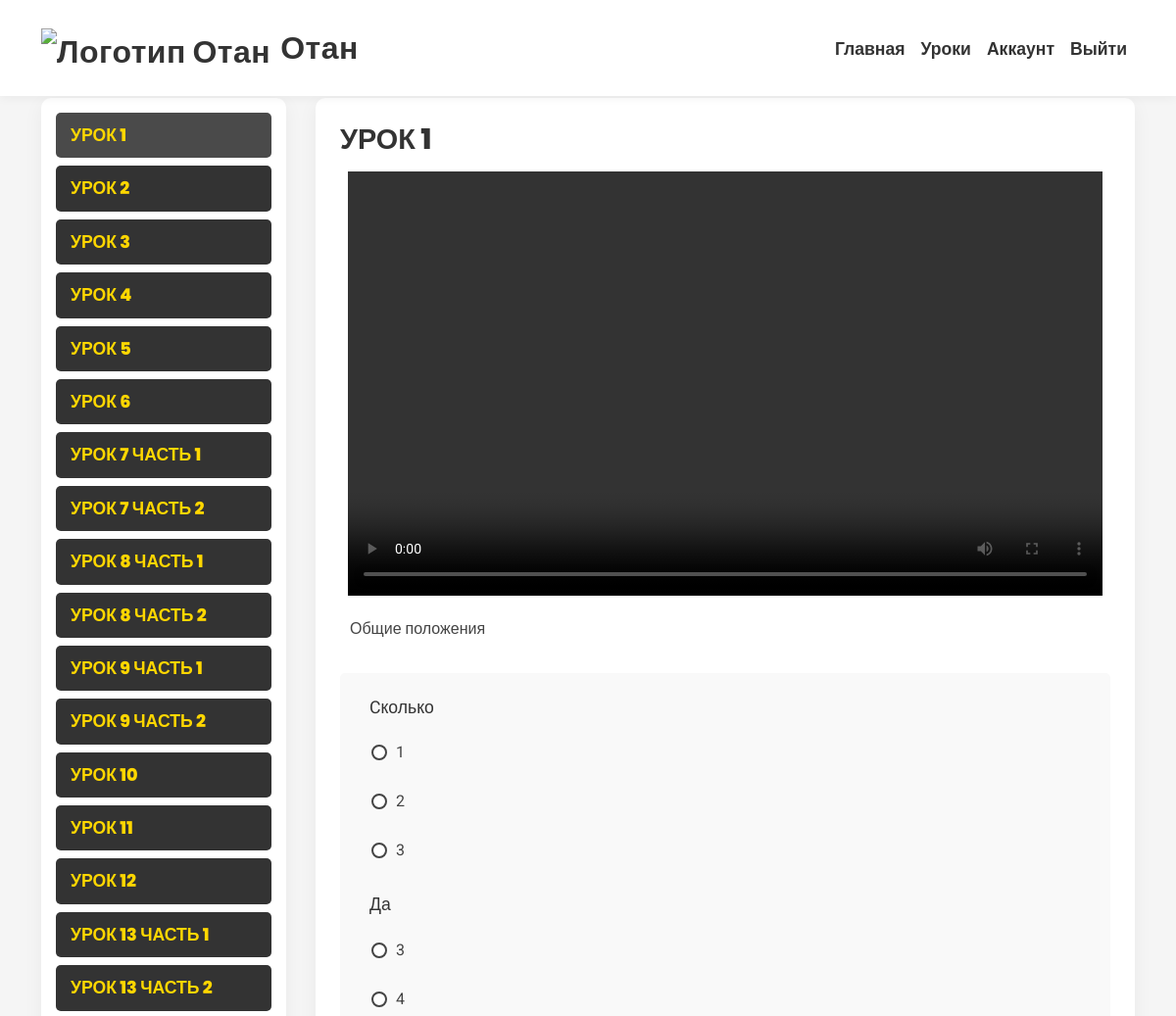
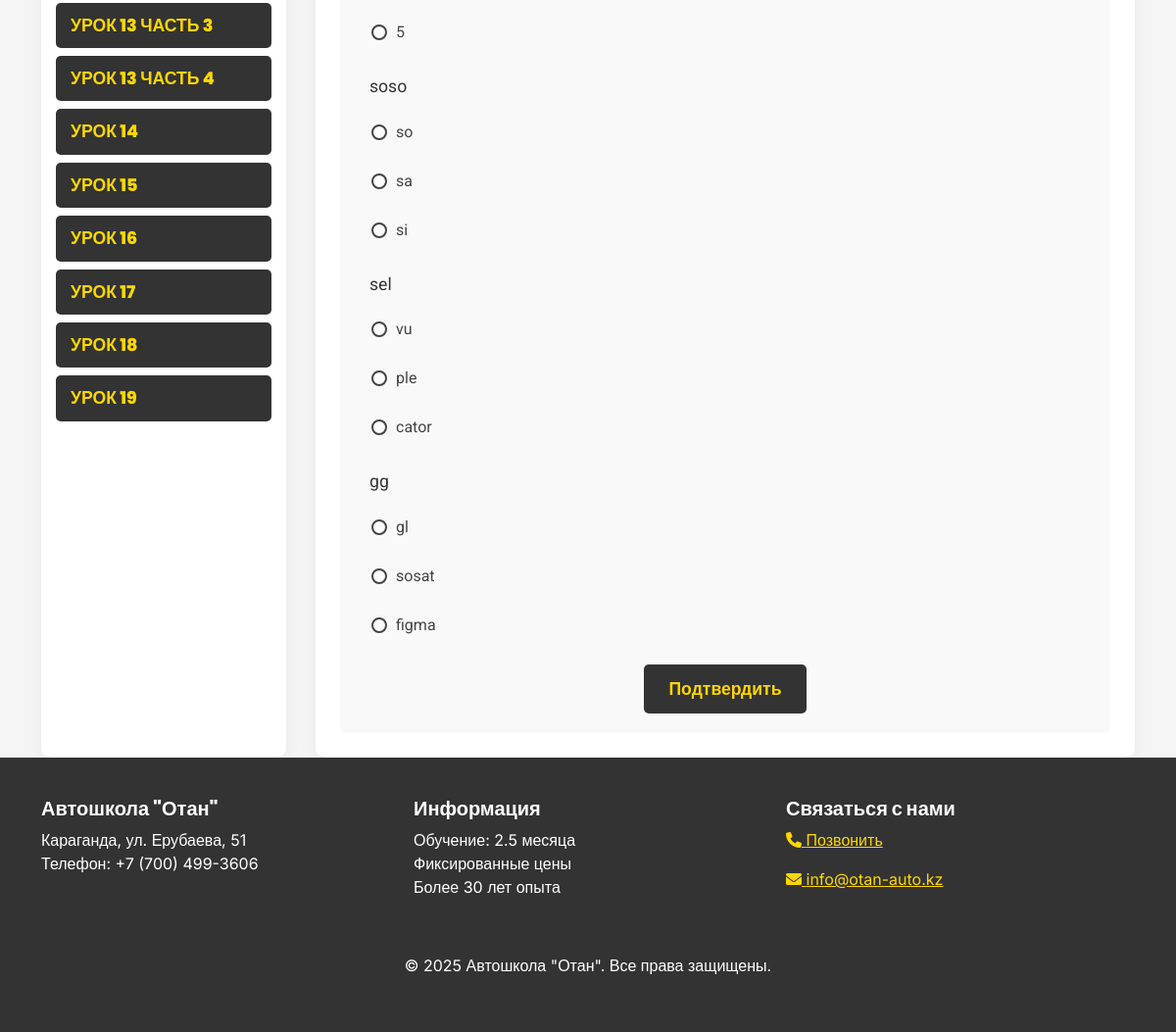
The app's page /lessons/ (signed in) with its own data (2 pictures, top to bottom).
### lessons/models.py (models this page shows, shortened)
class Lesson(models.Model):
    title = models.CharField(max_length=200)
    description = models.TextField()
    video_file = models.FileField(upload_to='videos/', null=True, blank=True)

### accounts/decorators.py (the view)
    def wrapper(request, *args, **kwargs):
        if request.user.is_authenticated and request.user.profile.days_since_registration >= 76:
            return redirect(reverse('account'))
        return view_func(request, *args, **kwargs)

### accounts/models.py (called while the page is built)
    @classmethod
    def get_last_update(cls):
        obj, created = cls.objects.get_or_create(id=1, defaults={'last_update_date': timezone.now()})
        return obj

### lessons/views.py (called while the page is built)
@login_required
@not_blocked
def lesson_list(request):
    lessons = Lesson.objects.all()
    return render(request, 'lessons/lesson_list.html', {'lessons': lessons})

### templates/lessons/lesson_list.html (shortened to what this page needs)
{% extends 'base.html' %}
{% load static %}
{% block content %}
<head>
</head>
<div class="lessons-wrapper">
    <div class="container">
        <div class="lessons-container">
            <div class="lessons-sidebar">
                <ul class="lesson-list">
                    {% for lesson in lessons %}
                    <li class="lesson-item">
                        <a class="lesson-link" data-lesson-id="{{ forloop.counter }}">{{ lesson.title }}</a>
                    </li>
                    {% empty %}
                    <li class="lesson-item">Уроки пока недоступны.</li>
                    {% endfor %}
                </ul>
            </div>
            <div class="lesson-content" id="lesson-content">
            </div>
        </div>
    </div>
</div>
{% endblock %}

### templates/base.html (shortened to what this page needs)
{% load static %}
<!DOCTYPE html>
<html lang="ru">
    <head>
        <link href="https://cdn.jsdelivr.net/npm/bootstrap@5.3.0/dist/css/bootstrap.min.css" rel="stylesheet">
        <link rel="stylesheet" href="https://cdnjs.cloudflare.com/ajax/libs/font-awesome/6.0.0/css/all.min.css">
</head>
<body>
    <nav class="navbar navbar-expand-lg navbar-light fixed-top">
        <div class="container">
            <a class="navbar-brand" href="{% url 'home' %}">
                <img src="{% static 'images/logo.png' %}" alt="Логотип Отан">
                Отан
            </a>
            <div class="collapse navbar-collapse" id="navbarNav">
                <ul class="navbar-nav ms-auto">
                    <li class="nav-item"><a class="nav-link" href="{% url 'home' %}">Главная</a></li>
                    {% if user.is_authenticated %}
                    <li class="nav-item"><a class="nav-link" href="{% url 'lesson_list' %}">Уроки</a></li>
                    <li class="nav-item"><a class="nav-link" href="{% url 'account' %}">Аккаунт</a></li>
                    <li class="nav-item"><a class="nav-link" href="{% url 'logout' %}">Выйти</a></li>
                    {% else %}
                    <li class="nav-item"><a class="nav-link" href="{% url 'login' %}">Войти</a></li>
                    {% endif %}
                </ul>
            </div>
        </div>
    </nav>
    <div class="main-content">
        {% block content %}{% endblock %}
    </div>
    <footer class="footer w-100">
        <div class="container">
            <div class="row text-center text-md-start">
                <div class="col-md-4 mb-3">
                    <h5>Автошкола "Отан"</h5>
                    <p>Караганда, ул. Ерубаева, 51<br>Телефон: +7 (700) 499-3606</p>
                </div>
                <div class="col-md-4 mb-3">
                    <h5>Информация</h5>
                    <p>Обучение: 2.5 месяца<br>Фиксированные цены<br>Более 30 лет опыта</p>
                </div>
                <div class="col-md-4 mb-3">
                    <h5>Связаться с нами</h5>
                    <p><a href="tel:+77004993606"><i class="fas fa-phone"></i> Позвонить</a></p>
                    <p><a href="mailto:info@otan-auto.kz"><i class="fas fa-envelope"></i> info@otan-auto.kz</a></p>
                </div>
            </div>
            <div class="text-center mt-4">
                <p>© 2025 Автошкола "Отан". Все права защищены.</p>
            </div>
        </div>
    </footer>
</body>
</html>

### templates/base.html (style rules this page uses)
:root { --white: #FFFFFF; --dark-gray: #333333; --yellow: #FFD700; --light-gray: #F5F5F5; }
body { font-family: 'Inter', sans-serif; background-color: var(--light-gray); color: var(--dark-gray); margin: 0; min-height: 100vh; display: flex; flex-direction: column; }
.navbar { background: var(--white); padding: 20px 0; box-shadow: 0 2px 10px rgba(0, 0, 0, 0.05); }
.navbar-brand { display: flex; align-items: center; font-family: 'Poppins', sans-serif; font-weight: 800; color: var(--dark-gray); font-size: 2rem; letter-spacing: 0.5px; }
.navbar-brand img { height: 40px; margin-right: 10px; }
.nav-link { font-family: 'Poppins', sans-serif; font-weight: 800; color: var(--dark-gray); font-size: 1.1rem; position: relative; padding-bottom: 5px; transition: color 0.3s ease; }
.nav-link::after { content: ''; position: absolute; width: 0; height: 3px; bottom: 0; left: 0; background: var(--yellow); transition: width 0.3s ease; }
.main-content { flex: 1 0 auto; padding: 0; }
.footer { background: var(--dark-gray); color: var(--white); padding: 40px 0; width: 100%; flex-shrink: 0; }
.footer h5 { font-family: 'Poppins', sans-serif; font-weight: 800; }
.footer a { color: var(--yellow); }

### templates/lessons/lesson_list.html (style rules this page uses)
.lessons-wrapper { padding-top: 100px; min-height: calc(100vh - 200px); background: var(--light-gray); }
.lessons-container { display: flex; flex-wrap: wrap; }
.lessons-sidebar { width: 250px; background: var(--white); border-radius: 10px; box-shadow: 0 5px 20px rgba(0, 0, 0, 0.05); padding: 15px; margin-right: 30px; }
.lesson-list { list-style: none; padding: 0; margin: 0; }
.lesson-item { margin-bottom: 8px; }
.lesson-link { display: block; background: var(--dark-gray); color: var(--yellow); font-family: 'Poppins', sans-serif; font-weight: 800; font-size: 1.1rem; padding: 10px 15px; text-transform: uppercase; text-decoration: none; border-radius: 5px; transition: background 0.3s ease; cursor: pointer; }
.lesson-link:hover, .lesson-link.active { background: #4a4a4a; }
.lesson-content { flex: 1; background: var(--white); border-radius: 10px; box-shadow: 0 5px 20px rgba(0, 0, 0, 0.05); padding: 25px; width: auto; height: auto; overflow: hidden; }

### records on screen
Lesson: title "УРОК 1"
Lesson: title "УРОК 2"
Lesson: title "УРОК 3"
Lesson: title "УРОК 4"
Lesson: title "УРОК 5"
Lesson: title "УРОК 6"
Lesson: title "УРОК 7 ЧАСТЬ 1"
Lesson: title "УРОК 7 ЧАСТЬ 2"
Lesson: title "УРОК 8 ЧАСТЬ 1"
Lesson: title "УРОК 8 ЧАСТЬ 2"
Lesson: title "УРОК 9 ЧАСТЬ 1"
Lesson: title "УРОК 9 ЧАСТЬ 2"
Lesson: title "УРОК 10"
Lesson: title "УРОК 11"
Lesson: title "УРОК 12"
Lesson: title "УРОК 13 ЧАСТЬ 1"
Lesson: title "УРОК 13 ЧАСТЬ 2"
Lesson: title "УРОК 13 ЧАСТЬ 3"
Lesson: title "УРОК 13 ЧАСТЬ 4"
Lesson: title "УРОК 14"
Lesson: title "УРОК 15"
Lesson: title "УРОК 16"
Lesson: title "УРОК 17"
Lesson: title "УРОК 18"
Lesson: title "УРОК 19"
